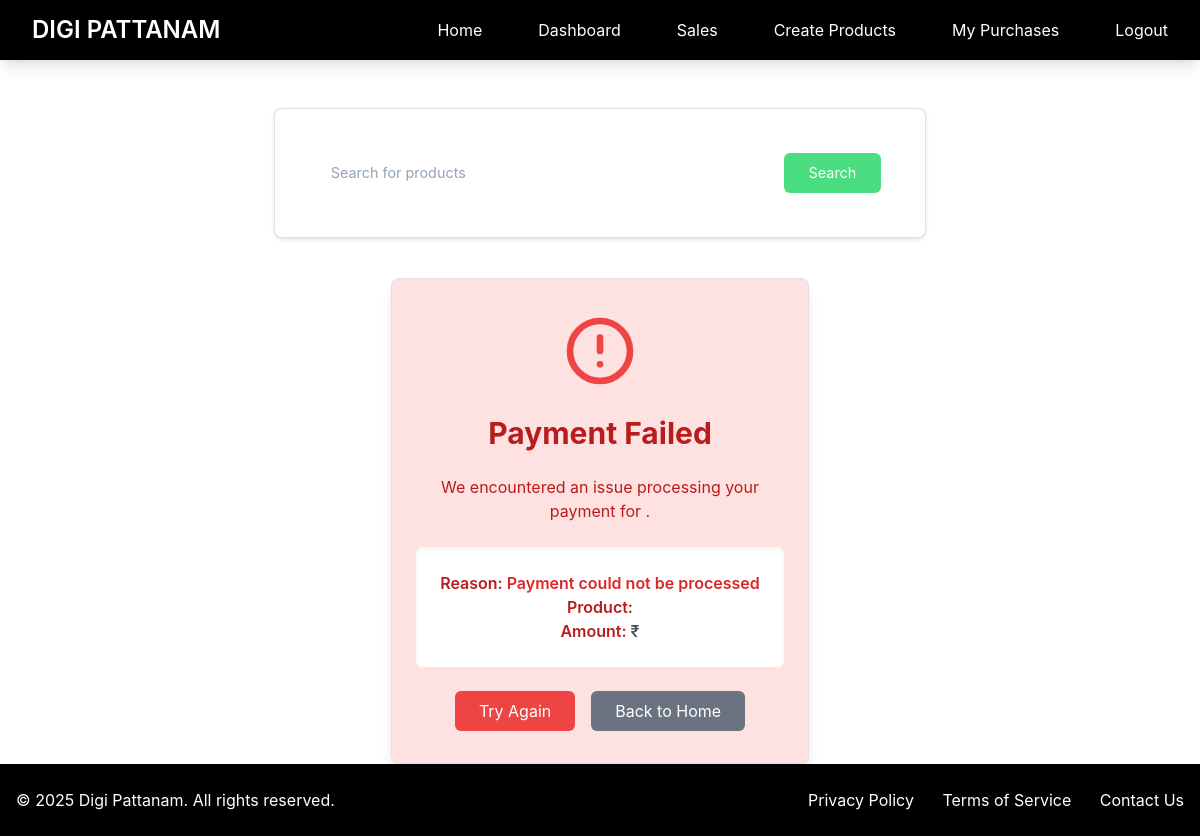
/payment_failed/ (signed in), run on an earlier commit of the app's database.
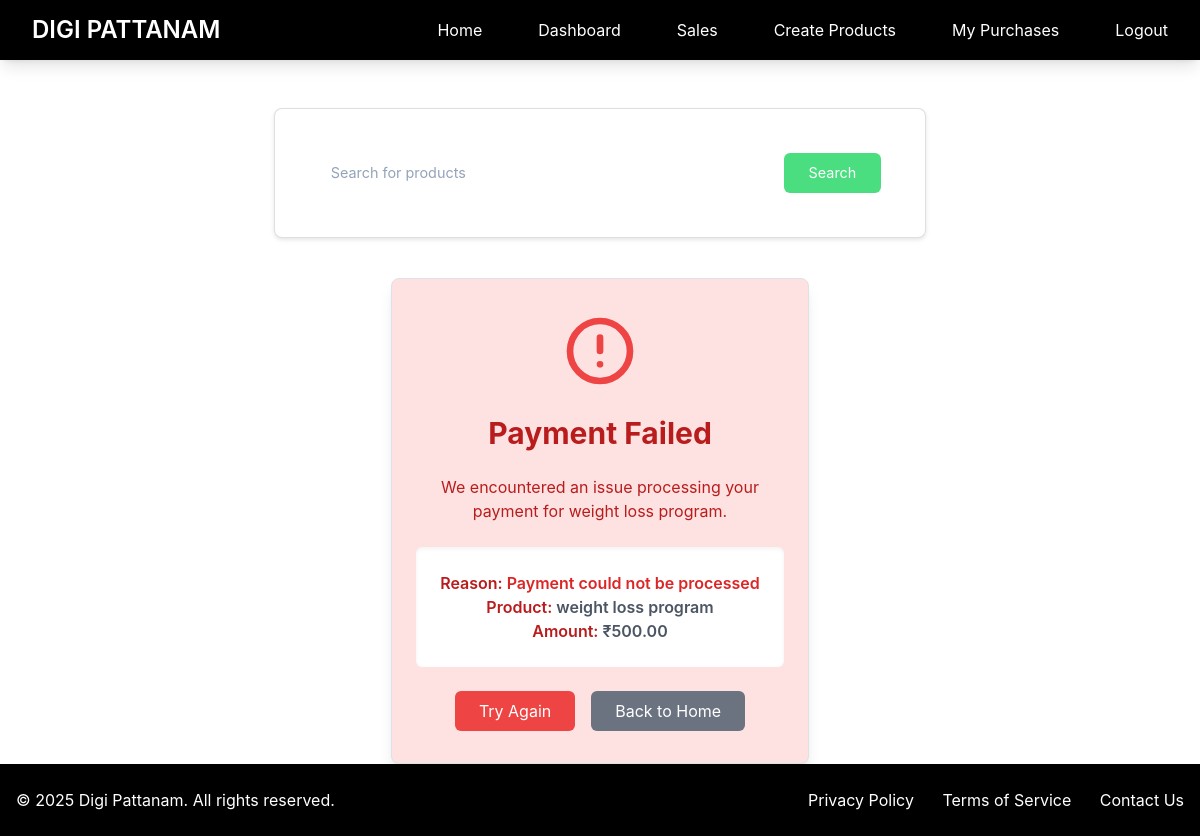
And on a later commit of the database.
### myapp/models.py (models this page shows, shortened)
class Products(models.Model):
    FILE_TYPE_CHOICES = [
        ('pdf', 'PDF Document'),
        ('video', 'Video File'),
        ('audio', 'Audio File'),
        ('image', 'Image File'),
        ('zip', 'ZIP Archive'),
        ('doc', 'Document'),
        ('other', 'Other')
    ]
    user = models.ForeignKey(User, on_delete=models.CASCADE, null=True)
    name = models.CharField(max_length=200)
    desc = models.CharField(max_length=1000)
    price = models.DecimalField(max_digits=10, decimal_places=2)
    file = models.FileField(upload_to='uploads')
    image = models.ImageField(upload_to='product_images/', null=True, blank=True)
    file_type = models.CharField(
        max_length=10,
        choices=FILE_TYPE_CHOICES,
        default='other',
        help_text="Select the type of file you are uploading",
        null=True
    )

### myapp/views.py (the view)
# urls.py: path('payment_failed/', views.payment_failed, name='payment_failed'),
@login_required
def payment_failed(request):
    latest_order = OrderDetail.objects.filter(user=request.user, has_paid=False).last()
    return render(request, 'myapp/payment_failed.html', {
        'product': latest_order.product if latest_order else None,
        'error_message': 'Payment could not be processed'
    })

### myapp/templates/myapp/payment_failed.html
{% extends 'myapp/base.html' %}
{% block body %}
<div class="container mx-auto max-w-md mt-10">
    <div class="bg-red-100 border border-red-400 text-red-700 px-6 py-8 rounded-lg shadow-lg text-center">
        <svg class="w-20 h-20 mx-auto mb-4 text-red-500" fill="none" stroke="currentColor" viewBox="0 0 24 24" xmlns="http://www.w3.org/2000/svg">
            <path stroke-linecap="round" stroke-linejoin="round" stroke-width="2" d="M12 8v4m0 4h.01M21 12a9 9 0 11-18 0 9 9 0 0118 0z"></path>
        </svg>
        <h2 class="text-3xl font-bold mb-4">Payment Failed</h2>
        <p class="mb-6">We encountered an issue processing your payment for {{ product.name }}.</p>
        <div class="bg-white p-4 rounded-md shadow-inner mb-6">
            <p class="font-semibold">Reason: <span class="text-red-600">{{ error_message|default:'Payment Processing Error' }}</span></p>
            <p class="font-semibold">Product: <span class="text-gray-600">{{ product.name }}</span></p>
            <p class="font-semibold">Amount: <span class="text-gray-600">₹{{ product.price }}</span></p>
        </div>
        <div class="flex justify-center space-x-4">
            <a href="{% url 'detail' product.id %}" class="bg-red-500 text-white px-6 py-2 rounded-md hover:bg-red-600 transition">Try Again</a>
            <a href="{% url 'index' %}" class="bg-gray-500 text-white px-6 py-2 rounded-md hover:bg-gray-600 transition">Back to Home</a>
        </div>
    </div>
</div>
{% endblock %}

What changed in the data, as far as the page shows it:
now on this page (row edited): Products: name "weight loss program", price "500.00"
